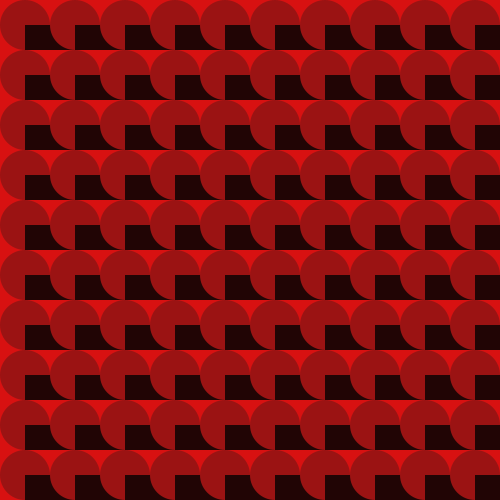
Frame 1 (no input)
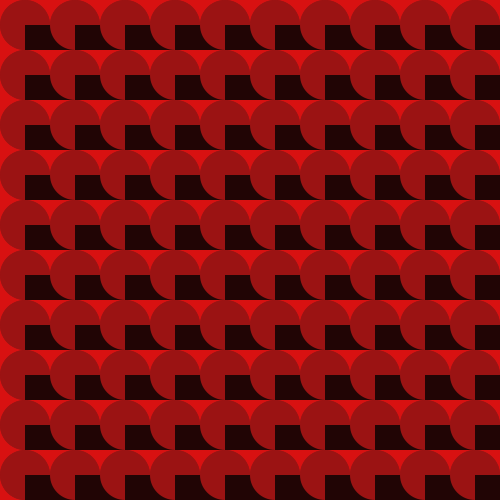
Frame 2 (the mouse pressed at the canvas centre, redrawn once)

The Processing sketch that drew these frames (run headless with seeded random() and noise(); the mouse was pressed at the canvas centre and the sketch redrawn once):

// Processing sketch: processing_84816
// ── processing_84816.pde

void setup()
{
  size(500, 500);
  background(216, 17, 17);
  noStroke();
  smooth();
}

void draw()
{


  //la boucle for
  //FAIRE UNE LIGNE HORIZONTALE
  /*for(int posx=25; posx<=475; posx=posx+50)
   {
   ellipse(posx,25,50,50);*/

  //FAIRE UNE LIGNE VERTICALE
  /*for(int posy=25; posy<=475; posy=posy+50)
   {
   ellipse(25,posy,50,50);
   }*/


  //TRAME ROND ROUGE ET CARRE FONCE
  for (int posx=25; posx<=475; posx=posx+50)
    for (int posy=25; posy<=475; posy=posy+50)
    {  

      noFill();
      noStroke();

      fill(155, 19, 19);
      ellipse(posx, posy, 50, 50);
      fill(33, 5, 5);
      rect(posx, posy, 50, 25);
    }
  noLoop();
}
